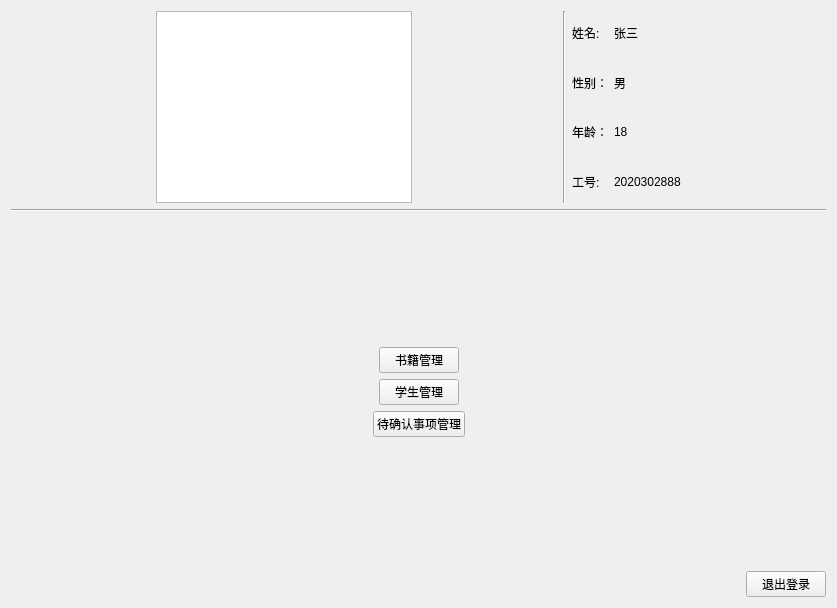
<?xml version="1.0" encoding="UTF-8"?>
<ui version="4.0">
 <class>Form</class>
 <widget class="QWidget" name="Form">
  <property name="geometry">
   <rect>
    <x>0</x>
    <y>0</y>
    <width>837</width>
    <height>608</height>
   </rect>
  </property>
  <property name="windowTitle">
   <string>管理员操作界面</string>
  </property>
  <layout class="QHBoxLayout" name="horizontalLayout_7">
   <item>
    <layout class="QVBoxLayout" name="verticalLayout_3">
     <item>
      <layout class="QHBoxLayout" name="horizontalLayout">
       <item>
        <spacer name="horizontalSpacer_2">
         <property name="orientation">
          <enum>Qt::Horizontal</enum>
         </property>
         <property name="sizeHint" stdset="0">
          <size>
           <width>40</width>
           <height>20</height>
          </size>
         </property>
        </spacer>
       </item>
       <item>
        <widget class="QGraphicsView" name="profilePhoto"/>
       </item>
       <item>
        <spacer name="horizontalSpacer_3">
         <property name="orientation">
          <enum>Qt::Horizontal</enum>
         </property>
         <property name="sizeHint" stdset="0">
          <size>
           <width>40</width>
           <height>20</height>
          </size>
         </property>
        </spacer>
       </item>
       <item>
        <widget class="Line" name="line">
         <property name="orientation">
          <enum>Qt::Vertical</enum>
         </property>
        </widget>
       </item>
       <item>
        <layout class="QHBoxLayout" name="horizontalLayout_2">
         <item>
          <layout class="QVBoxLayout" name="verticalLayout">
           <item>
            <widget class="QLabel" name="label">
             <property name="text">
              <string>姓名:</string>
             </property>
            </widget>
           </item>
           <item>
            <widget class="QLabel" name="label_7">
             <property name="text">
              <string>性别：</string>
             </property>
            </widget>
           </item>
           <item>
            <widget class="QLabel" name="label_2">
             <property name="text">
              <string>年龄：</string>
             </property>
            </widget>
           </item>
           <item>
            <widget class="QLabel" name="label_4">
             <property name="text">
              <string>工号:</string>
             </property>
            </widget>
           </item>
          </layout>
         </item>
         <item>
          <layout class="QVBoxLayout" name="verticalLayout_2">
           <item>
            <widget class="QLabel" name="Name">
             <property name="text">
              <string>张三</string>
             </property>
            </widget>
           </item>
           <item>
            <widget class="QLabel" name="Gender">
             <property name="text">
              <string>男</string>
             </property>
            </widget>
           </item>
           <item>
            <widget class="QLabel" name="Age">
             <property name="text">
              <string>18</string>
             </property>
            </widget>
           </item>
           <item>
            <widget class="QLabel" name="UserName">
             <property name="text">
              <string>2020302888</string>
             </property>
            </widget>
           </item>
          </layout>
         </item>
        </layout>
       </item>
       <item>
        <spacer name="horizontalSpacer">
         <property name="orientation">
          <enum>Qt::Horizontal</enum>
         </property>
         <property name="sizeHint" stdset="0">
          <size>
           <width>40</width>
           <height>20</height>
          </size>
         </property>
        </spacer>
       </item>
      </layout>
     </item>
     <item>
      <widget class="Line" name="line_2">
       <property name="orientation">
        <enum>Qt::Horizontal</enum>
       </property>
      </widget>
     </item>
     <item>
      <spacer name="verticalSpacer">
       <property name="orientation">
        <enum>Qt::Vertical</enum>
       </property>
       <property name="sizeHint" stdset="0">
        <size>
         <width>20</width>
         <height>40</height>
        </size>
       </property>
      </spacer>
     </item>
     <item>
      <layout class="QHBoxLayout" name="horizontalLayout_4">
       <item>
        <spacer name="horizontalSpacer_7">
         <property name="orientation">
          <enum>Qt::Horizontal</enum>
         </property>
         <property name="sizeHint" stdset="0">
          <size>
           <width>40</width>
           <height>20</height>
          </size>
         </property>
        </spacer>
       </item>
       <item>
        <widget class="QPushButton" name="bookManagement">
         <property name="text">
          <string>书籍管理</string>
         </property>
        </widget>
       </item>
       <item>
        <spacer name="horizontalSpacer_4">
         <property name="orientation">
          <enum>Qt::Horizontal</enum>
         </property>
         <property name="sizeHint" stdset="0">
          <size>
           <width>40</width>
           <height>20</height>
          </size>
         </property>
        </spacer>
       </item>
      </layout>
     </item>
     <item>
      <layout class="QHBoxLayout" name="horizontalLayout_5">
       <item>
        <spacer name="horizontalSpacer_8">
         <property name="orientation">
          <enum>Qt::Horizontal</enum>
         </property>
         <property name="sizeHint" stdset="0">
          <size>
           <width>40</width>
           <height>20</height>
          </size>
         </property>
        </spacer>
       </item>
       <item>
        <widget class="QPushButton" name="studentManagement">
         <property name="text">
          <string>学生管理</string>
         </property>
        </widget>
       </item>
       <item>
        <spacer name="horizontalSpacer_5">
         <property name="orientation">
          <enum>Qt::Horizontal</enum>
         </property>
         <property name="sizeHint" stdset="0">
          <size>
           <width>40</width>
           <height>20</height>
          </size>
         </property>
        </spacer>
       </item>
      </layout>
     </item>
     <item>
      <layout class="QHBoxLayout" name="horizontalLayout_6">
       <item>
        <spacer name="horizontalSpacer_9">
         <property name="orientation">
          <enum>Qt::Horizontal</enum>
         </property>
         <property name="sizeHint" stdset="0">
          <size>
           <width>40</width>
           <height>20</height>
          </size>
         </property>
        </spacer>
       </item>
       <item>
        <widget class="QPushButton" name="confirmationManagement">
         <property name="text">
          <string>待确认事项管理</string>
         </property>
        </widget>
       </item>
       <item>
        <spacer name="horizontalSpacer_6">
         <property name="orientation">
          <enum>Qt::Horizontal</enum>
         </property>
         <property name="sizeHint" stdset="0">
          <size>
           <width>40</width>
           <height>20</height>
          </size>
         </property>
        </spacer>
       </item>
      </layout>
     </item>
     <item>
      <spacer name="verticalSpacer_2">
       <property name="orientation">
        <enum>Qt::Vertical</enum>
       </property>
       <property name="sizeHint" stdset="0">
        <size>
         <width>20</width>
         <height>40</height>
        </size>
       </property>
      </spacer>
     </item>
     <item>
      <layout class="QHBoxLayout" name="horizontalLayout_3">
       <item>
        <spacer name="horizontalSpacer_10">
         <property name="orientation">
          <enum>Qt::Horizontal</enum>
         </property>
         <property name="sizeHint" stdset="0">
          <size>
           <width>40</width>
           <height>20</height>
          </size>
         </property>
        </spacer>
       </item>
       <item>
        <widget class="QPushButton" name="backButton">
         <property name="text">
          <string>退出登录</string>
         </property>
        </widget>
       </item>
      </layout>
     </item>
    </layout>
   </item>
  </layout>
 </widget>
 <resources/>
 <connections/>
</ui>
